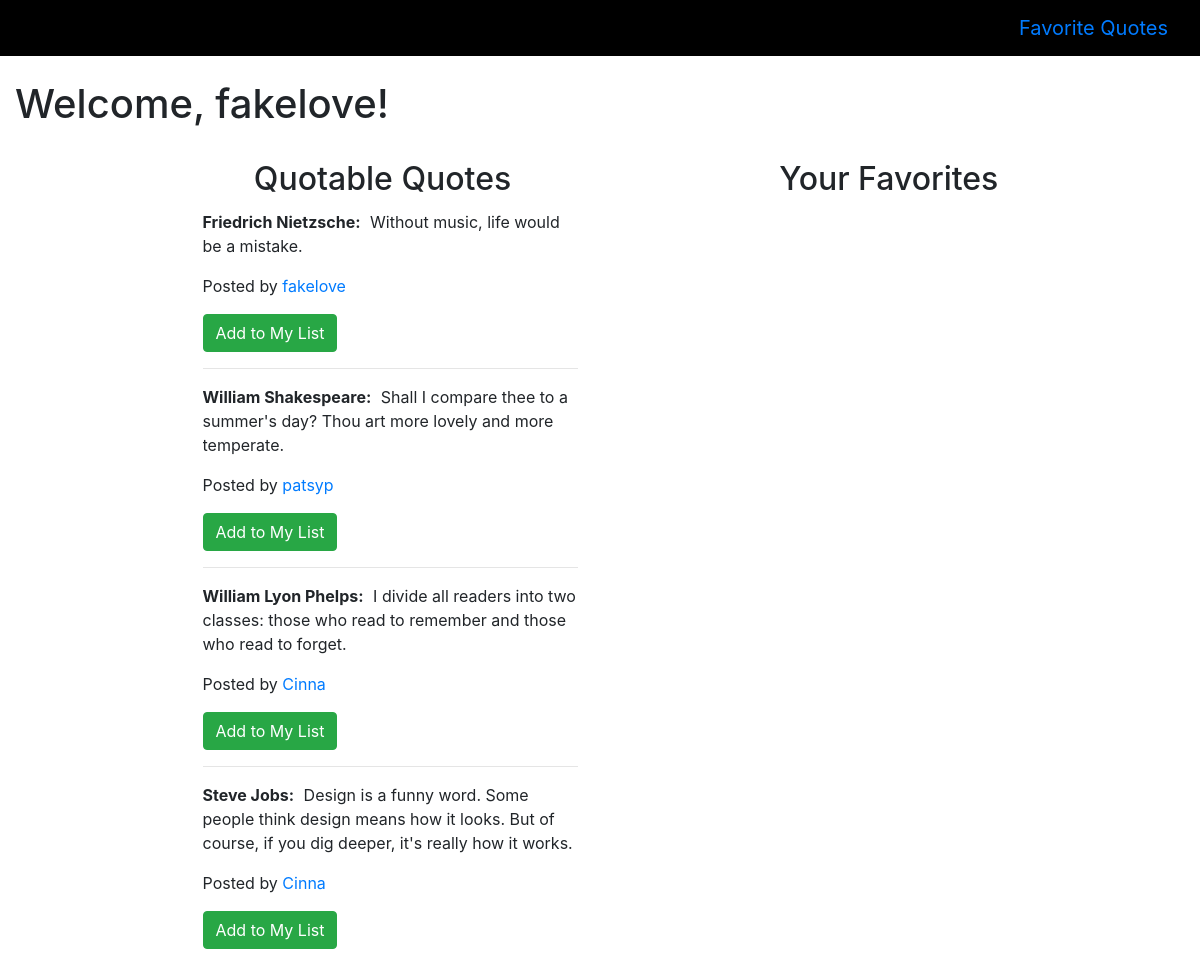
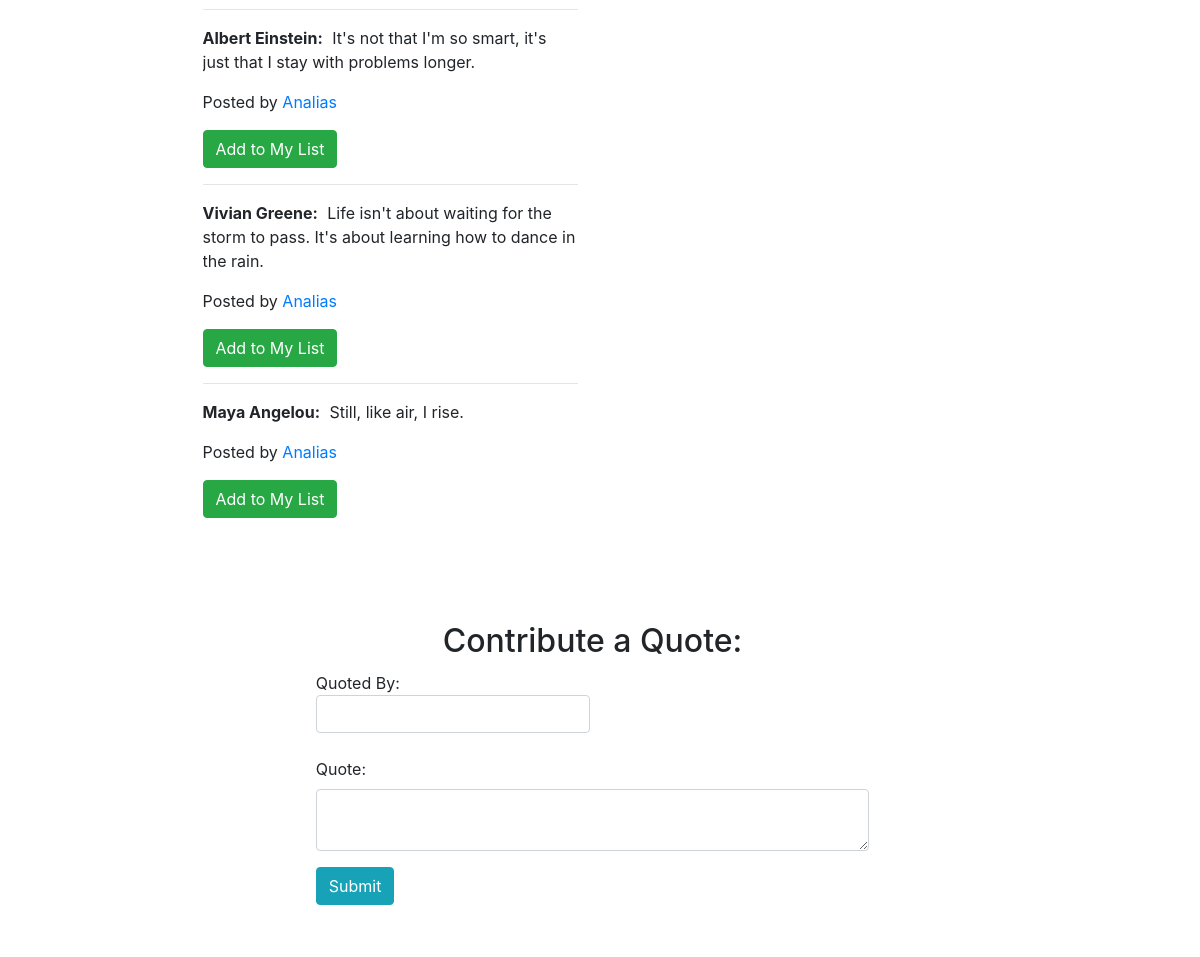
The page /quotes (signed in) on the database its author committed (2 pictures, top to bottom).
### belt_app/models.py (models this page shows)
class User(models.Model):
	name = models.CharField(max_length = 255)
	alias= models.CharField(max_length = 255)
	email = models.CharField(max_length = 255)
	password = models.CharField(max_length = 255)
	birthday = models.DateField('birthday')
	created_at = models.DateTimeField(auto_now_add = True)
	updated_at = models.DateTimeField(auto_now = True)
	objects = UserManager()

class Quote(models.Model):
	author = models.CharField(max_length = 255)
	content = models.TextField()
	favorite = models.ManyToManyField(User, related_name = "fav_quotes")
	user = models.ForeignKey(User, related_name = "quotes")
	created_at = models.DateTimeField(auto_now_add = True)
	updated_at = models.DateTimeField(auto_now = True)
	objects = QuoteManager()

### belt_app/views.py (the view)
# urls.py: url(r'^quotes$', views.success),
def success(request):
	user = User.objects.filter(id = currentUser(request).id).first()
	favorites = user.fav_quotes.all()
	fav_ids = favorites.values_list("id", flat=True)
	other_quotes = Quote.objects.exclude(id__in = fav_ids)
	context = {
	'currentUser':currentUser(request),
	'favorites':favorites,
	'other_quotes': other_quotes
	}
	return render(request, 'success.html', context)

### belt_app/views.py (called while the page is built)
def currentUser(request):
	if 'user_id' in request.session:
		return User.objects.get(id=request.session['user_id'])

### belt_app/templates/success.html (shortened to what this page needs)
<!DOCTYPE html>
<html>
	<head>
		<link rel="stylesheet" href="https://maxcdn.bootstrapcdn.com/bootstrap/4.0.0-alpha.6/css/bootstrap.min.css">
			{% load staticfiles %}
		<link rel="stylesheet" type="text/css" href="{% static 'css/style.css' %}">
	</head>
	<body>
		<nav class="navbar navbar-toggleable-md navbar-inverse">
		  	<button class="navbar-toggler navbar-toggler-right" type="button" data-toggle="collapse" data-target="#navbarNav" aria-controls="navbarNav" aria-expanded="false" aria-label="Toggle navigation">
		   		<span class="navbar-toggler-icon"></span>
		  	</button>
			<a class="navbar-brand" href="#">Favorite Quotes</a>
		</nav>
		<div class="row heading">
			<div class="col-md-6">
				<h1 class="container">Welcome, {{currentUser.alias}}!</h1>
			</div>
		</div>
		<div class="row" id="quotes">
			<div class="col-md-4 offset-md-2">
				<div class="row">
					<h2 class="col-md-12 text-center">Quotable Quotes</h2>
				</div>
				<div class="quote-container">
				{% for quote in other_quotes%}
					<p><span class="quote-author">{{quote.author}}:</span> {{quote.content}}</p>
					<p>Posted by <a href="quotes/users/{{quote.user.id}}">{{quote.user.alias}}</a></p>
					<form action="/quotes/favorite/{{quote.id}}" method = post>
						<input type="submit" class="btn btn-success" value="Add to My List">
					</form>
					<hr>
				{% endfor %}
				</div>
			</div>
			<div class="col-md-4 offset-md-1">
				<div class="row">
					<h2 class="col-md-12 text-center">Your Favorites</h2>
				</div>
				<div class="quote-container">
				</div>
			</div>
		</div>
		<div class="row form">
			<div class="col-md-6 offset-md-3">
				<form action = "/add_quote" method = "post">
					<h2 class="heading text-center">Contribute a Quote:</h2>
					<div class="form-group">
						<label for="author">Quoted By: <input id="author" type="text" name="author" class="form-control"></label>
					</div>
					<div class="form-group">
						<label for="new_quote">Quote:</label>
						<textarea class="form-control" name="content" id="new_quote"></textarea>
					</div>
					<div>
						<input type="submit" class="btn btn-info" value="Submit">
					</div>
				</form>
			</div>
		</div>
	</body>
</html>

### belt_app/static/css/style.css (style rules this page uses)
.row { margin-right: 0; }
.navbar.navbar-inverse { background-color: #000000; }
.form { background-color: rgba(255, 255, 255, .82); padding: 2%; border-radius: 6px; }
.heading { margin-top: 2%; margin-bottom: 2%; }
.quote-container { height: 60vh; border-radius: 3px; overflow: scroll; }
#quotes { margin-bottom: 5%; }
#quotes h2 { margin-bottom: 3%; }
.quote-author { font-weight: bold; margin-right: 5px; }

### rows shown on the page
User: alias "fakelove"
Quote: author "Friedrich Nietzsche", content "Without music, life would be a mistake.", user.alias "fakelove"
Quote: author "William Shakespeare", content "Shall I compare thee to a summer's day? Thou art more lovely and more temperate.", user.alias "patsyp"
Quote: author "William Lyon Phelps", content "I divide all readers into two classes: those who read to remember and those who read to forget.", user.alias "Cinna"
Quote: author "Steve Jobs", content "Design is a funny word. Some people think design means how it looks. But of course, if you dig deeper, it's really how it works.", user.alias "Cinna"
Quote: author "Albert Einstein", content "It's not that I'm so smart, it's just that I stay with problems longer.", user.alias "Analias"
Quote: author "Vivian Greene", content "Life isn't about waiting for the storm to pass. It's about learning how to dance in the rain.", user.alias "Analias"
Quote: author "Maya Angelou", content "Still, like air, I rise.", user.alias "Analias"
